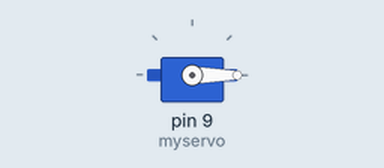
A sketch run on a simulated Arduino Uno, built with avr-gcc and run on an emulated ATmega328P. Shown: servo.

Above: at 0.1 s.
At 9.1 s:
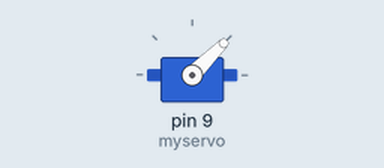
At 18.1 s:
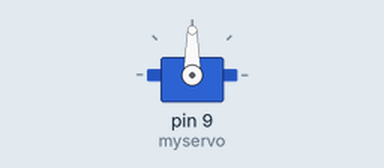
At 36.1 s:
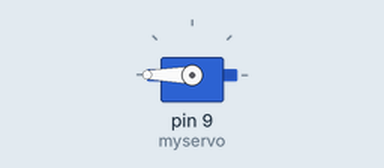
Timing chart, 0 to 37.6 s (numbered marks = the images above):
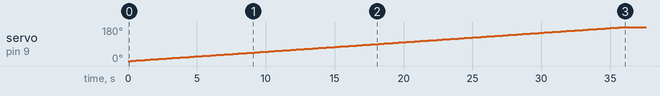

The sketch:

Controlo-Servo-Motor.ino
```cpp
/*
Controlo de Servo Motor conectado com o pino de sinal no pino digital 9 do Arduino.
Permite Variar a posição do Servo Motor entre (0 a 180) e (180 a 0)
*/

#include <Servo.h>

Servo myservo;

int pos = 0;

void setup() {
myservo.attach(9);

}

void loop() {

for (pos = 0; pos <= 180; pos += 1) {
    myservo.write(pos);
    delay(200);
}
delay(10000);

for (pos = 180; pos >= 0; pos -= 1) {
  myservo.write(pos);
  delay(200);
  }
delay(10000);
}
```

Measured:
- by itself, servo on pin 9 (myservo): moves from 0° to 180° over 35.8 s
